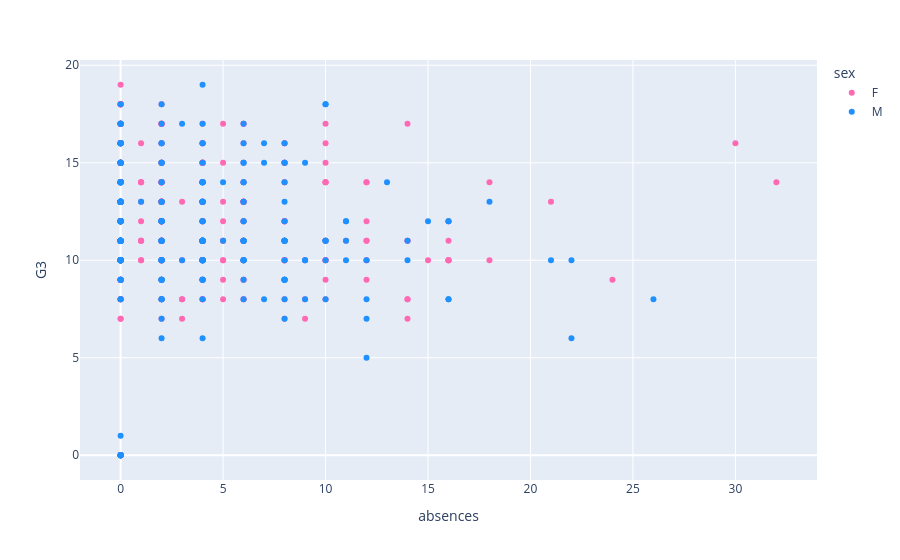

The notebook cell this image was saved under:
### Code cell
fig = px.scatter(
    students, x='absences', y='G3', color='sex', color_discrete_map={
        'F': 'hotpink',
        'M': 'dodgerblue'})
fig

### Figure 1 — Plotly figure (JSON) as saved in the notebook; plotly's stock layout.template omitted (floating-point values rounded to 4 significant figures; data arrays with more than 128 entries replaced by an {"elided": "..."} marker saying what was removed)
{"data": [{"hovertemplate": "sex=F<br>absences=%{x}<br>G3=%{y}<extra></extra>", "legendgroup": "F", "marker": {"color": "hotpink", "symbol": "circle"}, "mode": "markers", "name": "F", "orientation": "v", "showlegend": true, "type": "scatter", "x": {"elided": "383 int values"}, "xaxis": "x", "y": {"elided": "383 int values"}, "yaxis": "y"}, {"hovertemplate": "sex=M<br>absences=%{x}<br>G3=%{y}<extra></extra>", "legendgroup": "M", "marker": {"color": "dodgerblue", "symbol": "circle"}, "mode": "markers", "name": "M", "orientation": "v", "showlegend": true, "type": "scatter", "x": {"elided": "266 int values"}, "xaxis": "x", "y": {"elided": "266 int values"}, "yaxis": "y"}], "layout": {"legend": {"title": {"text": "sex"}, "tracegroupgap": 0}, "margin": {"t": 60}, "xaxis": {"anchor": "y", "domain": [0, 1], "title": {"text": "absences"}}, "yaxis": {"anchor": "x", "domain": [0, 1], "title": {"text": "G3"}}}}
